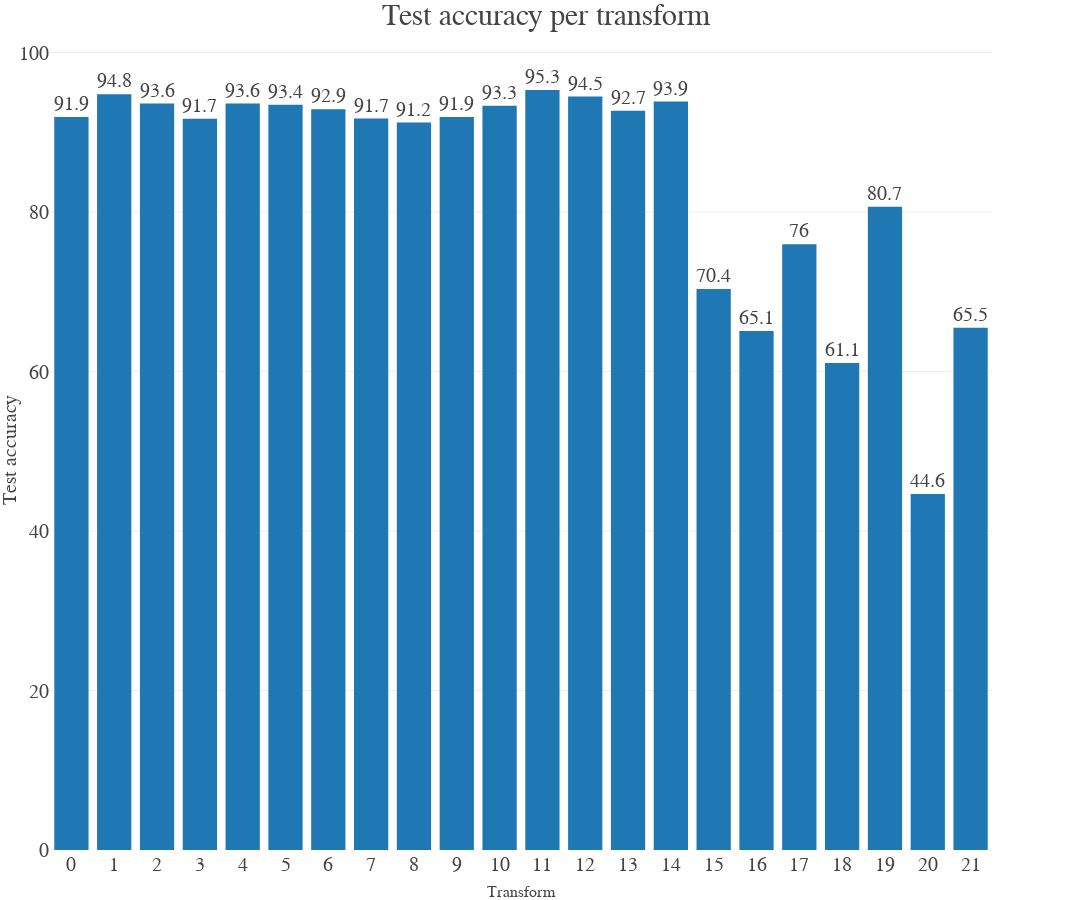

Source (notebook cell):
### Code cell
import plotly.graph_objects as go
fig = go.Figure()

# Define colors for each column for better visual differentiation
colors = ['#1f77b4', '#ff7f0e', '#2ca02c']  # Professional, distinguishable color scheme
colors = ['#1f77b4', '#ff7f0e', '#2ca02c']  # Professional, distinguishable color scheme


# Add bars for each column with scientific formatting
for i, col in enumerate(test_acc_df.columns):
    fig.add_trace(go.Bar(
        x=test_acc_df.index,
        y=test_acc_df[col],
        name=col,  # Each bar group named after the column
        marker_color=colors[i],  # Set the custom color for each bar group
        text=test_acc_df[col].round(1),  # Display the values as text on the bars
        textposition='outside',  # Position the text outside the bars
        textfont=dict(size=20, family='Times New Roman'),  # Customize the text font
    ))

# Update the layout for a clean, professional look with legend on the right side
fig.update_layout(
    title="Test accuracy per transform",  # Title of the plot
    title_font=dict(size=30, family='Times New Roman'),  # Font for the title
    xaxis=dict(
        title="Transform",  # X-axis label
        tickmode='linear',
        tickfont=dict(family='Times New Roman', size=20),
        title_font=dict(size=16, family='Times New Roman'),
        showgrid=False  # Remove grid for a cleaner look
    ),
    yaxis=dict(
        title="Test accuracy",  # Y-axis label
        title_font=dict(size=20, family='Times New Roman'),
        tickfont=dict(family='Times New Roman', size=20),
        showgrid=True,  # Optional: gridlines for y-axis to aid interpretation
        zeroline=False  # Remove the default zero line for clarity
    ),
    barmode='group',  # Grouped bars for better comparison
    font=dict(family='Times New Roman', size=14),  # Set the overall font for the figure
    legend=dict(
        title="Proxy",  # Legend title
        title_font=dict(family='Times New Roman', size=20),
        font=dict(family='Times New Roman', size=20),
        x=1.05,  # Move the legend to the right of the plot
        y=1,  # Keep the legend at the top
        xanchor="left",  # Anchor the legend to the left of its position
        borderwidth=1,  # Optional: Add a border around the legend for clarity
    ),
    margin=dict(l=50, r=100, t=50, b=50),  # Increase right margin to accommodate the legend
    width=1200,  # Set figure width
    height=900,  # Set figure height
    template="presentation"
)

# Show the plot
fig.show()

### Figure 1 — Plotly figure (JSON) as saved in the notebook; plotly's stock layout.template omitted (floating-point values rounded to 4 significant figures)
{"data": [{"marker": {"color": "#1f77b4"}, "name": "test_acc", "text": [91.9, 94.8, 93.6, 91.7, 93.6, 93.4, 92.9, 91.7, 91.2, 91.9, 93.3, 95.3, 94.5, 92.7, 93.9, 70.4, 65.1, 76, 61.1, 80.7, 44.6, 65.5], "textfont": {"family": "Times New Roman", "size": 20}, "textposition": "outside", "type": "bar", "x": [0, 1, 2, 3, 4, 5, 6, 7, 8, 9, 10, 11, 12, 13, 14, 15, 16, 17, 18, 19, 20, 21], "y": [91.93, 94.79, 93.62, 91.72, 93.61, 93.45, 92.9, 91.74, 91.24, 91.92, 93.32, 95.31, 94.48, 92.71, 93.87, 70.36, 65.09, 75.98, 61.06, 80.66, 44.65, 65.5]}], "layout": {"barmode": "group", "font": {"family": "Times New Roman", "size": 14}, "height": 900, "legend": {"borderwidth": 1, "font": {"family": "Times New Roman", "size": 20}, "title": {"font": {"family": "Times New Roman", "size": 20}, "text": "Proxy"}, "x": 1.05, "xanchor": "left", "y": 1}, "margin": {"b": 50, "l": 50, "r": 100, "t": 50}, "title": {"font": {"family": "Times New Roman", "size": 30}, "text": "Test accuracy per transform"}, "width": 1200, "xaxis": {"autorange": true, "range": [-0.5, 21.5], "showgrid": false, "tickfont": {"family": "Times New Roman", "size": 20}, "tickmode": "linear", "title": {"font": {"family": "Times New Roman", "size": 16}, "text": "Transform"}, "type": "linear"}, "yaxis": {"autorange": true, "range": [0, 100.3], "showgrid": true, "tickfont": {"family": "Times New Roman", "size": 20}, "title": {"font": {"family": "Times New Roman", "size": 20}, "text": "Test accuracy"}, "type": "linear", "zeroline": false}}}
